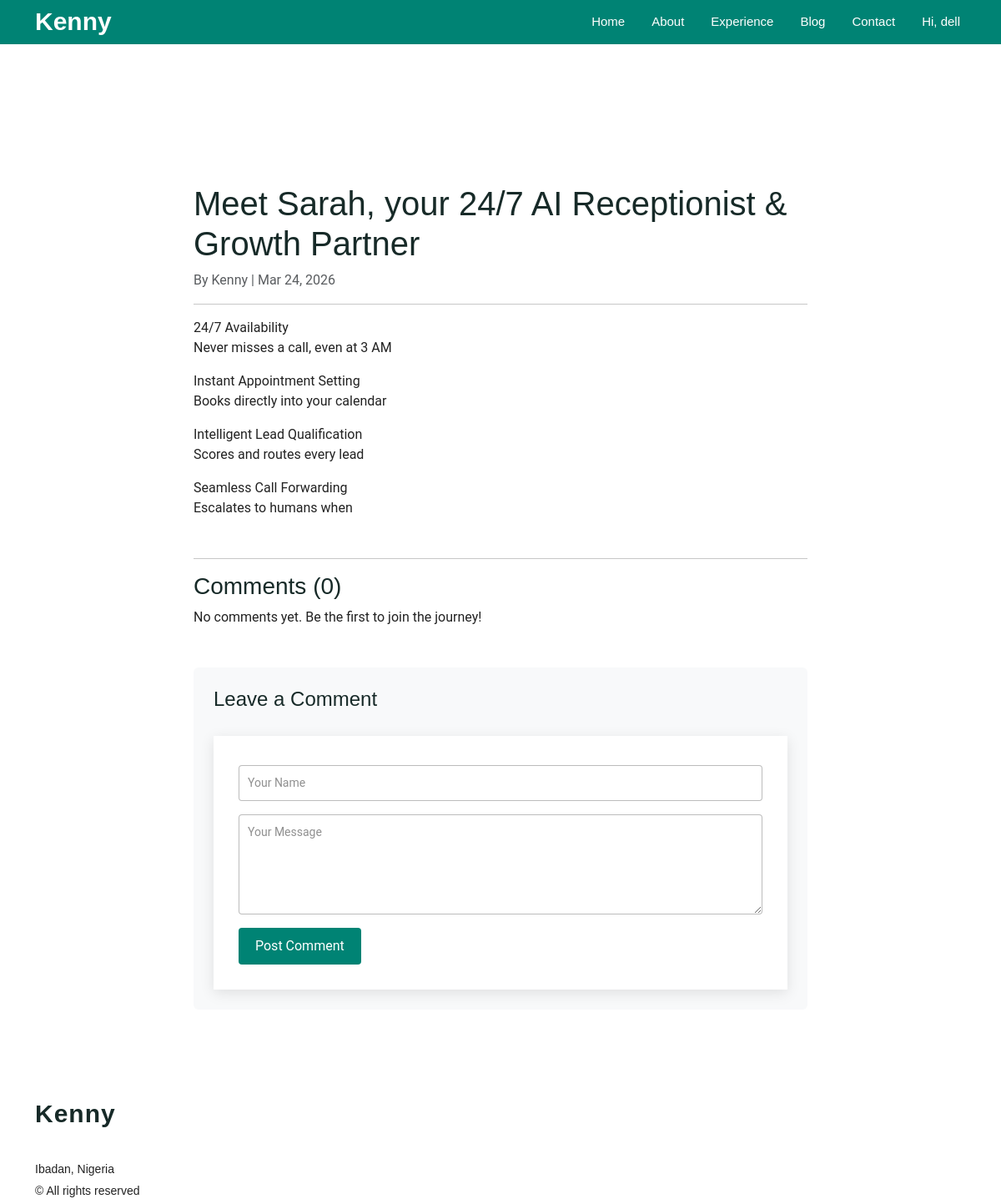
Page /blog/2/ (signed in) on the committed database.
### pages/models.py (models this page shows, shortened)
class Post(models.Model):
    title = models.CharField(max_length=200)
    category = models.CharField(max_length=100, default="Tech") # e.g., Python, Crypto, NYSC
    date = models.DateField(auto_now_add=True)
    image = models.ImageField(upload_to='blog/', blank=True, null=True)
    content = models.TextField()

### pages/views.py (the view)
# urls.py: path('blog/<int:pk>/', views.blog_detail, name='blog_detail'), # For the comments page later
def blog_detail(request, pk):
    post = get_object_or_404(Post, pk=pk)
    comments = post.comments.all()
    if request.method == "POST":
        name = request.POST.get('name')
        body = request.POST.get('body')
        Comment.objects.create(post=post, name=name, body=body)
        return redirect('blog_detail', pk=post.pk)
    return render(request, 'pages/blog_detail.html', {'post': post, 'comments': comments})

### pages/templates/pages/blog_detail.html (shortened to what this page needs)
{% extends 'pages/base.html' %}
{% block content %}
<section class="section" style="padding-top: 120px;">
    <div class="container">
        <div class="row">
            <div class="col-lg-8 mx-auto">
                <h1>{{ post.title }}</h1>
                <p class="text-muted">By {{ post.author|default:"Kenny" }} | {{ post.date|date:"M d, Y" }}</p>
                <hr>
                <div class="content mb-5">
                    {{ post.content|linebreaks }}
                </div>
                <hr>
                <h3>Comments ({{ comments.count }})</h3>
                {% for comment in comments %}
                    <div class="card mb-3 shadow-sm">
                        <div class="card-body">
                            <strong>{{ comment.name }}</strong>
                            <small class="text-muted">- {{ comment.created_at|timesince }} ago</small>
                            <p class="mt-2">{{ comment.body }}</p>
                        </div>
                    </div>
                {% empty %}
                    <p>No comments yet. Be the first to join the journey!</p>
                {% endfor %}
                <div class="comment-form mt-5 p-4 bg-light rounded">
                    <h4>Leave a Comment</h4>
                    <form method="POST">
                        <div class="mb-3">
                            <input type="text" name="name" class="form-control" placeholder="Your Name" required>
                        </div>
                        <div class="mb-3">
                            <textarea name="body" class="form-control" rows="4" placeholder="Your Message" required></textarea>
                        </div>
                        <button type="submit" class="btn btn-primary">Post Comment</button>
                    </form>
                </div>
            </div>
        </div>
    </div>
</section>
{% endblock %}

### pages/templates/pages/base.html (shortened to what this page needs)
{% load static %}
<!DOCTYPE html>
<html lang="en">
<head>
  <link href="{% static 'pages/assets/vendor/bootstrap/css/bootstrap.min.css' %}" rel="stylesheet">
  <link href="{% static 'pages/assets/css/main.css' %}" rel="stylesheet">
</head>
<body class="index-page">
  <header id="header" class="header d-flex align-items-center fixed-top">
    <div class="container-fluid container-xl position-relative d-flex align-items-center justify-content-between">
      <a href="{% url 'index' %}" class="logo d-flex align-items-center">
        <h1 class="sitename">Kenny</h1>
      </a>
      <nav id="navmenu" class="navmenu">
        <ul>
          <li><a href="{% url 'index' %}#hero">Home</a></li>
          <li><a href="{% url 'index' %}#about">About</a></li>
          <li><a href="{% url 'index' %}#services">Experience</a></li>
          <li><a href="{% url 'blog' %}">Blog</a></li>
          <li><a href="{% url 'index' %}#contact">Contact</a></li>
          {% if user.is_authenticated %}
            <li class="dropdown">
              <a href="#" data-bs-toggle="dropdown" aria-expanded="false">
                <span>Hi, {{ user.username }} </span>
              </a>
            </li>
          {% endif %}
        </ul>
      </nav>
    </div>
  </header>
  <main id="main" style="padding-top: 100px;">
    {% block content %}
    {% endblock %}
  </main>
  <footer id="footer" class="footer">
    <div class="container footer-top">
      <div class="row gy-4">
        <div class="col-lg-4 col-md-6 footer-about">
          <a href="{% url 'index' %}" class="logo d-flex align-items-center">
            <span class="sitename">Kenny</span>
          </a>
          <div class="footer-contact pt-3">
            <p>Ibadan, Nigeria</p>
            <p>© All rights reserved</p>
          </div>
        </div>
      </div>
    </div>
  </footer>
</body>
</html>

### pages/static/pages/assets/css/main.css (style rules this page uses)
:root { --default-font: "Roboto", system-ui, -apple-system, "Segoe UI", Roboto, "Helvetica Neue", Arial, "Noto Sans", "Liberation Sans", sans-serif, "Apple Color Emoji", "Segoe UI Emoji", "Segoe UI Symbol", "Noto Color Emoji"; --heading-font: "Montserrat", sans-serif; --nav-font: "Poppins", sans-serif; }
:root { --background-color: #ffffff; --default-color: #222222; --heading-color: #172a28; --accent-color: #008374; --surface-color: #ffffff; --contrast-color: #ffffff; }
:root { --nav-color: #ffffff; --nav-hover-color: #008374; --nav-mobile-background-color: #ffffff; --nav-dropdown-background-color: #ffffff; --nav-dropdown-color: #01433c; --nav-dropdown-hover-color: #008374; }
:root { scroll-behavior: smooth; }
body { color: var(--default-color); background-color: var(--background-color); font-family: var(--default-font); }
a { color: var(--accent-color); text-decoration: none; transition: 0.3s; }
h1, h2, h3, h4, h5, h6 { color: var(--heading-color); font-family: var(--heading-font); }
.header { --background-color: #008374; --heading-color: #ffffff; color: var(--default-color); transition: all 0.5s; z-index: 997; background-color: var(--background-color); }
.header .logo { line-height: 1; }
.header .logo h1 { font-size: 30px; margin: 0; font-weight: 700; color: var(--heading-color); }
@media (min-width: 1200px) { .navmenu { padding: 0; } }
@media (min-width: 1200px) { .navmenu ul { margin: 0; padding: 0; display: flex; list-style: none; align-items: center; } }
@media (min-width: 1200px) { .navmenu li { position: relative; } }
@media (min-width: 1200px) { .navmenu>ul>li { white-space: nowrap; padding: 15px 14px; } }
@media (min-width: 1200px) { .navmenu>ul>li:last-child { padding-right: 0; } }
@media (min-width: 1200px) { .navmenu a, .navmenu a:focus { color: var(--nav-color); font-size: 15px; padding: 0 2px; font-family: var(--nav-font); font-weight: 500; display: flex; align-items: center; justify-content: space-between; white-space: nowrap; transition: 0.3s; position: relative; } }
@media (min-width: 1200px) { .navmenu>ul>li>a:before { content: ""; position: absolute; height: 2px; bottom: -6px; left: 0; background-color: var(--nav-hover-color); visibility: hidden; width: 0px; transition: all 0.3s ease-in-out 0s; } }
.footer { color: var(--default-color); background-color: var(--background-color); font-size: 14px; position: relative; }
.footer .footer-top { padding-top: 50px; }
.footer .footer-about .logo { line-height: 1; margin-bottom: 25px; }
.footer .footer-about .logo span { color: var(--heading-color); font-size: 30px; font-weight: 700; letter-spacing: 1px; font-family: var(--heading-font); }
.footer .footer-about p { font-size: 14px; font-family: var(--heading-font); }
.footer .footer-contact p { margin-bottom: 5px; }
section, .section { color: var(--default-color); background-color: var(--background-color); padding: 60px 0; scroll-margin-top: 112px; overflow: clip; }
.comment-form { padding-top: 10px; }
.comment-form form { background-color: var(--surface-color); margin-top: 30px; padding: 30px; box-shadow: 0 4px 16px rgba(0, 0, 0, 0.1); }
.comment-form form input { background-color: var(--surface-color); color: var(--default-color); border: 1px solid color-mix(in srgb, var(--default-color), transparent 70%); font-size: 14px; border-radius: 4px; padding: 10px 10px; }
.comment-form form input::placeholder { color: color-mix(in srgb, var(--default-color), transparent 50%); }
.comment-form form textarea { background-color: var(--surface-color); color: var(--default-color); border: 1px solid color-mix(in srgb, var(--default-color), transparent 70%); border-radius: 4px; padding: 10px 10px; font-size: 14px; height: 120px; }
.comment-form form textarea::placeholder { color: color-mix(in srgb, var(--default-color), transparent 50%); }
.comment-form form .btn-primary { border-radius: 4px; padding: 10px 20px; border: 0; background-color: var(--accent-color); color: var(--contrast-color); }

### pages/templates/pages/base.html (style rules this page uses)
header#header { overflow: visible !important; }
input[type="text"], input[type="password"], input[type="email"] { display: block; width: 100%; padding: 10px 15px; font-size: 1rem; color: #495057; background-color: #fff; border: 1px solid #ced4da; border-radius: 4px; margin-top: 5px; margin-bottom: 15px; }

### rows in the picture
Post: title "Meet Sarah, your 24/7 AI Receptionist & Growth Partner", date "Mar 24, 2026", content "24/7 Availability Never misses a call, even at 3 AM Instant Appointment Setting Books directly into your calendar Intelligent Lead Qualification Scores and routes every lead Seamless Call Forwarding Escalates to humans when", count "0"

### other values in the picture
{{ user.username }} "dell"
{{ post.author|default:"Kenny" }} "Kenny"
